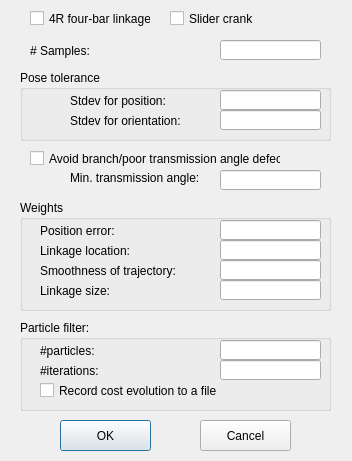
<?xml version="1.0" encoding="UTF-8"?>
<ui version="4.0">
 <class>LinkageSynthesisOptionDialog</class>
 <widget class="QDialog" name="LinkageSynthesisOptionDialog">
  <property name="geometry">
   <rect>
    <x>0</x>
    <y>0</y>
    <width>352</width>
    <height>461</height>
   </rect>
  </property>
  <property name="windowTitle">
   <string>Synthesis Options</string>
  </property>
  <widget class="QLabel" name="label">
   <property name="geometry">
    <rect>
     <x>30</x>
     <y>40</y>
     <width>61</width>
     <height>21</height>
    </rect>
   </property>
   <property name="text">
    <string># Samples:</string>
   </property>
  </widget>
  <widget class="QLineEdit" name="lineEditNumSamples">
   <property name="geometry">
    <rect>
     <x>220</x>
     <y>40</y>
     <width>101</width>
     <height>20</height>
    </rect>
   </property>
  </widget>
  <widget class="QCheckBox" name="checkBoxAvoidBranchDefect">
   <property name="geometry">
    <rect>
     <x>30</x>
     <y>150</y>
     <width>251</width>
     <height>17</height>
    </rect>
   </property>
   <property name="text">
    <string>Avoid branch/poor transmission angle defect</string>
   </property>
  </widget>
  <widget class="QPushButton" name="pushButtonOK">
   <property name="geometry">
    <rect>
     <x>60</x>
     <y>420</y>
     <width>91</width>
     <height>31</height>
    </rect>
   </property>
   <property name="text">
    <string>OK</string>
   </property>
  </widget>
  <widget class="QPushButton" name="pushButtonCancel">
   <property name="geometry">
    <rect>
     <x>200</x>
     <y>420</y>
     <width>91</width>
     <height>31</height>
    </rect>
   </property>
   <property name="text">
    <string>Cancel</string>
   </property>
  </widget>
  <widget class="QGroupBox" name="groupBox">
   <property name="geometry">
    <rect>
     <x>20</x>
     <y>70</y>
     <width>311</width>
     <height>71</height>
    </rect>
   </property>
   <property name="title">
    <string>Pose tolerance</string>
   </property>
   <widget class="QLabel" name="label_6">
    <property name="geometry">
     <rect>
      <x>50</x>
      <y>20</y>
      <width>101</width>
      <height>21</height>
     </rect>
    </property>
    <property name="text">
     <string>Stdev for position:</string>
    </property>
   </widget>
   <widget class="QLineEdit" name="lineEditStdDevPosition">
    <property name="geometry">
     <rect>
      <x>200</x>
      <y>20</y>
      <width>101</width>
      <height>20</height>
     </rect>
    </property>
   </widget>
   <widget class="QLabel" name="label_11">
    <property name="geometry">
     <rect>
      <x>50</x>
      <y>40</y>
      <width>121</width>
      <height>21</height>
     </rect>
    </property>
    <property name="text">
     <string>Stdev for orientation:</string>
    </property>
   </widget>
   <widget class="QLineEdit" name="lineEditStdDevOrientation">
    <property name="geometry">
     <rect>
      <x>200</x>
      <y>40</y>
      <width>101</width>
      <height>20</height>
     </rect>
    </property>
   </widget>
  </widget>
  <widget class="QGroupBox" name="groupBox_2">
   <property name="geometry">
    <rect>
     <x>20</x>
     <y>200</y>
     <width>311</width>
     <height>111</height>
    </rect>
   </property>
   <property name="title">
    <string>Weights</string>
   </property>
   <widget class="QLabel" name="label_3">
    <property name="geometry">
     <rect>
      <x>20</x>
      <y>20</y>
      <width>111</width>
      <height>21</height>
     </rect>
    </property>
    <property name="text">
     <string>Position error:</string>
    </property>
   </widget>
   <widget class="QLineEdit" name="lineEditPositionErrorWeight">
    <property name="geometry">
     <rect>
      <x>200</x>
      <y>20</y>
      <width>101</width>
      <height>20</height>
     </rect>
    </property>
   </widget>
   <widget class="QLabel" name="label_4">
    <property name="geometry">
     <rect>
      <x>20</x>
      <y>60</y>
      <width>161</width>
      <height>21</height>
     </rect>
    </property>
    <property name="text">
     <string>Smoothness of trajectory:</string>
    </property>
   </widget>
   <widget class="QLineEdit" name="lineEditTrajectoryWeight">
    <property name="geometry">
     <rect>
      <x>200</x>
      <y>60</y>
      <width>101</width>
      <height>20</height>
     </rect>
    </property>
   </widget>
   <widget class="QLabel" name="label_5">
    <property name="geometry">
     <rect>
      <x>20</x>
      <y>80</y>
      <width>121</width>
      <height>21</height>
     </rect>
    </property>
    <property name="text">
     <string>Linkage size:</string>
    </property>
   </widget>
   <widget class="QLineEdit" name="lineEditSizeWeight">
    <property name="geometry">
     <rect>
      <x>200</x>
      <y>80</y>
      <width>101</width>
      <height>20</height>
     </rect>
    </property>
   </widget>
   <widget class="QLabel" name="label_15">
    <property name="geometry">
     <rect>
      <x>20</x>
      <y>40</y>
      <width>111</width>
      <height>21</height>
     </rect>
    </property>
    <property name="text">
     <string>Linkage location:</string>
    </property>
   </widget>
   <widget class="QLineEdit" name="lineEditLinkageLocationWeight">
    <property name="geometry">
     <rect>
      <x>200</x>
      <y>40</y>
      <width>101</width>
      <height>20</height>
     </rect>
    </property>
   </widget>
  </widget>
  <widget class="QGroupBox" name="groupBox_3">
   <property name="geometry">
    <rect>
     <x>20</x>
     <y>320</y>
     <width>311</width>
     <height>91</height>
    </rect>
   </property>
   <property name="title">
    <string>Particle filter:</string>
   </property>
   <widget class="QLabel" name="label_16">
    <property name="geometry">
     <rect>
      <x>20</x>
      <y>20</y>
      <width>111</width>
      <height>21</height>
     </rect>
    </property>
    <property name="text">
     <string>#particles:</string>
    </property>
   </widget>
   <widget class="QLabel" name="label_17">
    <property name="geometry">
     <rect>
      <x>20</x>
      <y>40</y>
      <width>111</width>
      <height>21</height>
     </rect>
    </property>
    <property name="text">
     <string>#iterations:</string>
    </property>
   </widget>
   <widget class="QLineEdit" name="lineEditNumParticles">
    <property name="geometry">
     <rect>
      <x>200</x>
      <y>20</y>
      <width>101</width>
      <height>20</height>
     </rect>
    </property>
   </widget>
   <widget class="QLineEdit" name="lineEditNumIterations">
    <property name="geometry">
     <rect>
      <x>200</x>
      <y>40</y>
      <width>101</width>
      <height>20</height>
     </rect>
    </property>
   </widget>
   <widget class="QCheckBox" name="checkBoxRecordFile">
    <property name="geometry">
     <rect>
      <x>20</x>
      <y>60</y>
      <width>191</width>
      <height>21</height>
     </rect>
    </property>
    <property name="text">
     <string>Record cost evolution to a file</string>
    </property>
   </widget>
  </widget>
  <widget class="QLineEdit" name="lineEditMinTransmissionAngle">
   <property name="geometry">
    <rect>
     <x>220</x>
     <y>170</y>
     <width>101</width>
     <height>20</height>
    </rect>
   </property>
  </widget>
  <widget class="QLabel" name="label_18">
   <property name="geometry">
    <rect>
     <x>70</x>
     <y>170</y>
     <width>141</width>
     <height>16</height>
    </rect>
   </property>
   <property name="text">
    <string>Min. transmission angle:</string>
   </property>
  </widget>
  <widget class="QCheckBox" name="checkBox4RLinkage">
   <property name="geometry">
    <rect>
     <x>30</x>
     <y>10</y>
     <width>121</width>
     <height>17</height>
    </rect>
   </property>
   <property name="text">
    <string>4R four-bar linkage</string>
   </property>
  </widget>
  <widget class="QCheckBox" name="checkBoxSliderCrank">
   <property name="geometry">
    <rect>
     <x>170</x>
     <y>10</y>
     <width>121</width>
     <height>17</height>
    </rect>
   </property>
   <property name="text">
    <string>Slider crank</string>
   </property>
  </widget>
 </widget>
 <layoutdefault spacing="6" margin="11"/>
 <resources/>
 <connections/>
</ui>
